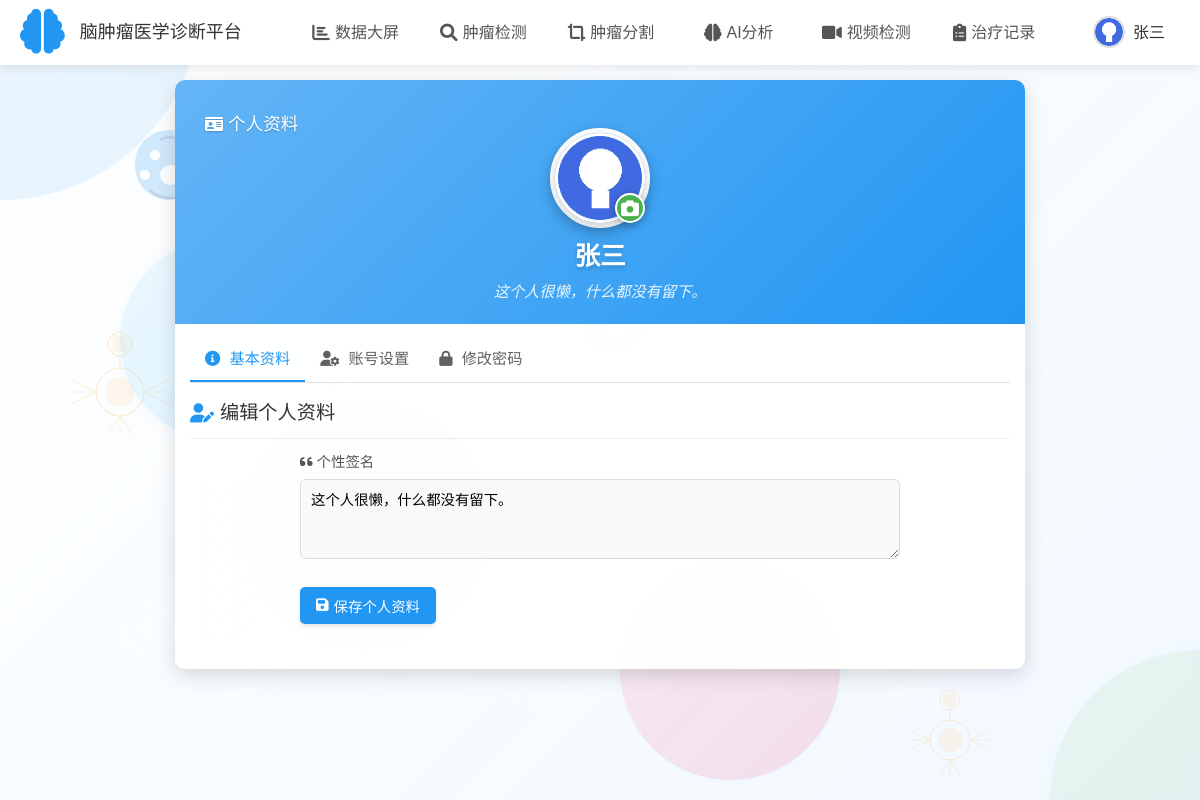
The page /profile (signed in) on the database its author committed.
### tables this page shows
CREATE TABLE users (
            id INTEGER PRIMARY KEY AUTOINCREMENT,
            username TEXT UNIQUE NOT NULL,
            password TEXT NOT NULL
        , avatar TEXT DEFAULT 'default-avatar.png', bio TEXT DEFAULT '这个人很懒，什么都没有留下。');

### app.py (the view)
@app.route('/profile')
def profile():
    if not session.get('logged_in'):
        return redirect(url_for('login'))
    ensure_avatar_in_session()
    conn = sqlite3.connect('users.db')
    c = conn.cursor()
    c.execute('SELECT * FROM users WHERE username = ?', (session['username'],))
    user = c.fetchone()
    conn.close()
    if not user:
        flash('用户信息获取失败')
        return redirect(url_for('diagnosis'))
    user_data = {
        'id': user[0],
        'username': user[1],
        'avatar': user[3] if len(user) > 3 and user[3] else 'default-avatar.png',
        'bio': user[4] if len(user) > 4 and user[4] else '这个人很懒，什么都没有留下。'
    }
    session['avatar'] = user_data['avatar']
    session['bio'] = user_data['bio']
    return render_template('profile.html', user=user_data)

### app.py (called while the page is built)
def ensure_avatar_in_session():
    if not session.get('logged_in') or not session.get('username'):
        return
    try:
        conn = sqlite3.connect('users.db')
        c = conn.cursor()
        c.execute('SELECT avatar FROM users WHERE username = ?', (session['username'],))
        result = c.fetchone()
        conn.close()
        if result and result[0]:
            if 'avatar' not in session or session['avatar'] != result[0]:
                print(f"更新会话中的头像: {session.get('avatar', '无')} -> {result[0]}")
                session['avatar'] = result[0]
        else:
            if 'avatar' not in session:
                session['avatar'] = 'default-avatar.png'
    except Exception as e:
        print(f"获取用户头像失败: {str(e)}")
        if 'avatar' not in session:
            session['avatar'] = 'default-avatar.png'

### templates/profile.html (shortened to what this page needs)
<!DOCTYPE html>
<html lang="zh-CN">
<head>
    <link rel="stylesheet" href="{{ url_for('static', filename='css/style.css') }}">
    <link rel="stylesheet" href="https://cdnjs.cloudflare.com/ajax/libs/font-awesome/6.0.0-beta3/css/all.min.css">
</head>
<body class="inner-page">
    <div class="page-background">
        <div class="shape shape1"></div>
        <div class="shape shape2"></div>
        <div class="shape shape6"></div>
        <img src="{{ url_for('static', filename='images/brain-icon.svg') }}" class="medical-element brain-icon" alt="脑图标">
        <img src="{{ url_for('static', filename='images/neuron.svg') }}" class="medical-element neuron" alt="神经元">
        <img src="{{ url_for('static', filename='images/pulse.svg') }}" class="medical-element pulse" alt="脉搏">
        <img src="{{ url_for('static', filename='images/neuron.svg') }}" class="medical-element neuron-2" alt="神经元2">
        <img src="{{ url_for('static', filename='images/medical-cross.svg') }}" class="medical-element medical-cross-2" alt="医疗十字2">
        <div class="particles-container" id="particles-js"></div>
    </div>
    <header>
        <div class="logo">
            <i class="fas fa-brain logo-icon"></i>
            <span class="logo-title">脑肿瘤医学诊断平台</span>
        </div>
        <nav>
            <ul>
                <li><a href="{{ url_for('data_analysis') }}"><i class="fas fa-chart-bar"></i> 数据大屏</a></li>
                <li><a href="{{ url_for('diagnosis') }}"><i class="fas fa-search"></i> 肿瘤检测</a></li>
                <li><a href="{{ url_for('segmentation') }}"><i class="fas fa-crop-alt"></i> 肿瘤分割</a></li>
                <li><a href="{{ url_for('analysis') }}"><i class="fas fa-brain"></i> AI分析</a></li>
                <li><a href="{{ url_for('video_detection') }}"><i class="fas fa-video"></i> 视频检测</a></li>
                <li><a href="{{ url_for('records') }}"><i class="fas fa-clipboard-list"></i> 治疗记录</a></li>
                <li class="user-profile active">
                    <img src="{{ url_for('get_avatar', filename=session.get('avatar', 'default-avatar.png')) }}" alt="用户头像" class="user-avatar">
                    <span class="user-name">{{ session.get('username', '用户') }}</span>
                </li>
            </ul>
        </nav>
    </header>
    <main>
        <div class="profile-container">
            <div class="profile-header">
                <div class="page-title">
                    <i class="fas fa-id-card"></i> 个人资料
                </div>
                <div class="profile-avatar">
                    <img src="{{ url_for('get_avatar', filename=session.get('avatar', 'default-avatar.png')) }}" alt="用户头像" id="current-avatar">
                    <label for="avatar-upload" class="profile-avatar-edit" title="上传新头像">
                        <i class="fas fa-camera"></i>
                    </label>
                </div>
                <h1 class="profile-name">{{ user.username }}</h1>
                <p class="profile-bio">{{ user.bio }}</p>
            </div>
            <div class="profile-content">
                <div class="profile-tabs">
                    <div class="profile-tab active" data-tab="basic-info">
                        <i class="fas fa-info-circle"></i> 基本资料
                    </div>
                    <div class="profile-tab" data-tab="account-settings">
                        <i class="fas fa-user-cog"></i> 账号设置
                    </div>
                    <div class="profile-tab" data-tab="password-change">
                        <i class="fas fa-lock"></i> 修改密码
                    </div>
                </div>
                <div class="profile-section active" id="basic-info">
                    <h2 class="profile-section-title"><i class="fas fa-user-edit"></i> 编辑个人资料</h2>
                    <form class="profile-form" action="{{ url_for('update_profile') }}" method="POST" enctype="multipart/form-data">
                        <div class="profile-form-group">
                            <label for="bio"><i class="fas fa-quote-left"></i> 个性签名</label>
                            <textarea id="bio" name="bio" placeholder="写点什么介绍自己吧...">{{ user.bio }}</textarea>
                        </div>
                        <button type="submit" class="profile-submit-btn">
                            <i class="fas fa-save"></i> 保存个人资料
                        </button>
                    </form>
                </div>
            </div>
        </div>
    </main>
</body>
</html>

### rows shown on the page
users: avatar (picture), username "张三"

### other values the page prints
{{ session.get('username', '用户') }} "张三"
{{ user.bio }} "这个人很懒，什么都没有留下。"
